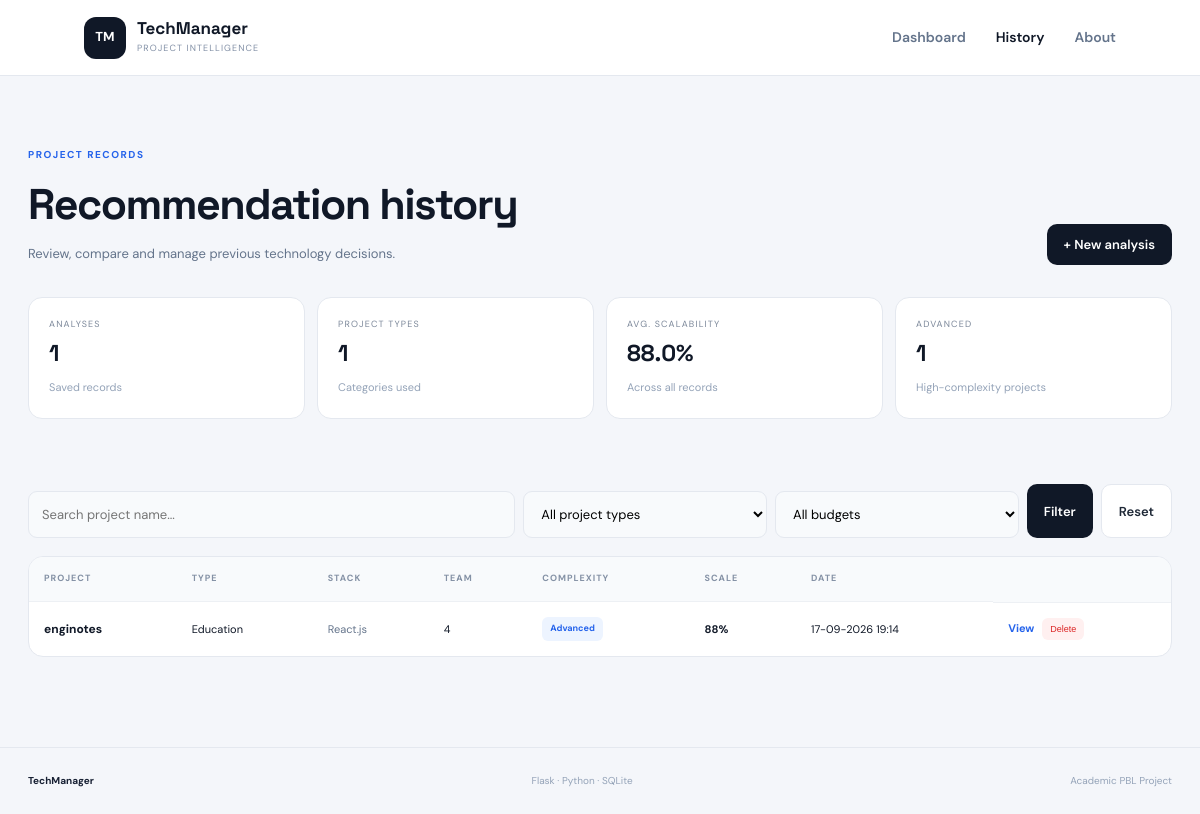
The app's page /history with its own data.
### tables this page shows
CREATE TABLE recommendations (
            id INTEGER PRIMARY KEY AUTOINCREMENT,
            project_name TEXT NOT NULL,
            project_type TEXT NOT NULL,
            team_size INTEGER NOT NULL DEFAULT 1,
            budget TEXT NOT NULL,
            complexity TEXT NOT NULL,
            frontend TEXT NOT NULL,
            backend TEXT NOT NULL,
            database_name TEXT NOT NULL,
            hosting TEXT NOT NULL,
            architecture TEXT NOT NULL,
            scalability INTEGER NOT NULL DEFAULT 0,
            development_time TEXT NOT NULL,
            estimated_cost TEXT NOT NULL,
            created_at TEXT NOT NULL
        );

### app.py (the view)
@app.route("/history")
def history():
    q = request.args.get("q", "").strip()
    project_type = request.args.get("type", "").strip()
    budget = request.args.get("budget", "").strip()
    sql = "SELECT * FROM recommendations WHERE 1=1"
    params = []
    if q:
        sql += " AND project_name LIKE ?"
        params.append(f"%{q}%")
    if project_type:
        sql += " AND project_type = ?"
        params.append(project_type)
    if budget:
        sql += " AND budget = ?"
        params.append(budget)
    sql += " ORDER BY id DESC"
    conn = get_db()
    records = conn.execute(sql, params).fetchall()
    total = conn.execute("SELECT COUNT(*) AS n FROM recommendations").fetchone()["n"]
    avg_scale = conn.execute("SELECT COALESCE(ROUND(AVG(scalability)), 0) AS n FROM recommendations").fetchone()["n"]
    advanced = conn.execute("SELECT COUNT(*) AS n FROM recommendations WHERE complexity='Advanced'").fetchone()["n"]
    distinct_projects = conn.execute("SELECT COUNT(DISTINCT project_type) AS n FROM recommendations").fetchone()["n"]
    conn.close()
    return render_template(
        "history.html",
        records=records,
        total=total,
        avg_scale=avg_scale,
        advanced=advanced,
        distinct_projects=distinct_projects,
        q=q,
        selected_type=project_type,
        selected_budget=budget
    )

### app.py (called while the page is built)
def get_db():
    conn = sqlite3.connect(DATABASE)
    conn.row_factory = sqlite3.Row
    return conn

### templates/history.html (shortened to what this page needs)
<!DOCTYPE html>
<html lang="en">
<head>
    <link rel="stylesheet" href="{{ url_for('static', filename='css/style.css') }}">
</head>
<body>
<nav class="nav">
    <a class="brand" href="/"><span class="brand-mark">TM</span><span><b>TechManager</b><small>PROJECT INTELLIGENCE</small></span></a>
    <div class="nav-links"><a href="/">Dashboard</a><a class="active" href="/history">History</a><a href="/about">About</a></div>
</nav>
<main class="history">
    <div class="page-head">
        <div><span class="eyebrow">PROJECT RECORDS</span><h1>Recommendation history</h1><p>Review, compare and manage previous technology decisions.</p></div>
        <a class="btn btn-dark" href="/">+ New analysis</a>
    </div>
    <section class="metric-grid four">
        <div><small>ANALYSES</small><strong>{{ total }}</strong><span>Saved records</span></div>
        <div><small>PROJECT TYPES</small><strong>{{ distinct_projects }}</strong><span>Categories used</span></div>
        <div><small>AVG. SCALABILITY</small><strong>{{ avg_scale }}%</strong><span>Across all records</span></div>
        <div><small>ADVANCED</small><strong>{{ advanced }}</strong><span>High-complexity projects</span></div>
    </section>
    <form class="filters" method="GET">
        <input name="q" value="{{ q }}" placeholder="Search project name...">
        <select name="type">
            <option value="">All project types</option>
        </select>
        <select name="budget">
            <option value="">All budgets</option>
        </select>
        <button class="btn btn-dark" type="submit">Filter</button>
        <a class="btn btn-light" href="/history">Reset</a>
    </form>
    {% if records %}
    <div class="table-wrap">
        <table>
            <thead><tr><th>PROJECT</th><th>TYPE</th><th>STACK</th><th>TEAM</th><th>COMPLEXITY</th><th>SCALE</th><th>DATE</th><th></th></tr></thead>
            <tbody>
            {% for r in records %}
            <tr>
                <td><strong>{{ r['project_name'] }}</strong></td>
                <td>{{ r['project_type'] }}</td>
                <td><span class="muted-stack">{{ r['frontend'] }}</span></td>
                <td>{{ r['team_size'] }}</td>
                <td><span class="pill">{{ r['complexity'] }}</span></td>
                <td><b>{{ r['scalability'] }}%</b></td>
                <td>{{ r['created_at'] }}</td>
                <td class="actions"><a href="/details/{{ r['id'] }}">View</a><form method="POST" action="/delete/{{ r['id'] }}" onsubmit="return confirm('Delete this record?')"><button>Delete</button></form></td>
            </tr>
            {% endfor %}
            </tbody>
        </table>
    </div>
    {% else %}
    <div class="empty"><h2>No matching analyses</h2><p>Generate a recommendation and it will appear here.</p><a class="btn btn-dark" href="/">Start analysis</a></div>
    {% endif %}
</main>
<footer class="footer"><b>TechManager</b><span>Flask · Python · SQLite</span><span>Academic PBL Project</span></footer>
</body>
</html>

### static/css/style.css (style rules this page uses)
* { box-sizing:border-box;margin:0;padding:0 }
:root { --bg:#f4f6fa;--white:#fff;--ink:#101827;--muted:#64748b;--line:#e4e8ef;--blue:#2563eb;--blue-soft:#edf4ff;--green:#059669 }
body { background:var(--bg);color:var(--ink);font-family:"DM Sans",sans-serif;line-height:1.55 }
h1,h2,h3 { font-family:"Space Grotesk",sans-serif;letter-spacing:-.035em }
a { text-decoration:none;color:inherit }
.nav { height:76px;background:rgba(255,255,255,.94);border-bottom:1px solid var(--line);display:flex;align-items:center;justify-content:space-between;padding:0 max(28px,7%);position:sticky;top:0;z-index:20;backdrop-filter:blur(14px) }
.brand { display:flex;align-items:center;gap:11px }
.brand-mark { height:42px;width:42px;border-radius:12px;background:#101827;color:#fff;display:grid;place-items:center;font-weight:700;font-size:13px }
.brand b { display:block;font-family:"Space Grotesk";font-size:17px;line-height:1.1 }
.brand small { display:block;color:#8290a6;font-size:9px;letter-spacing:.12em;margin-top:4px }
.nav-links { display:flex;gap:30px }
.nav-links a { color:#64748b;font-size:14px;font-weight:600 }
.nav-links a.active,.nav-links a:hover { color:#101827 }
main { max-width:1200px;margin:auto;padding:0 28px }
.eyebrow { display:inline-block;color:var(--blue);font-size:10px;font-weight:700;letter-spacing:.15em }
.btn { border:0;border-radius:10px;padding:12px 17px;font:600 13px "DM Sans";display:inline-flex;align-items:center;justify-content:center;gap:10px;cursor:pointer;transition:.18s }
.btn-dark { background:#101827;color:#fff }
.btn-light { background:#fff;border:1px solid var(--line);color:#1f2937 }
.stats>div,.metric-grid>div { background:#fff;border:1px solid var(--line);border-radius:14px;padding:20px }
.stats small,.metric-grid small { display:block;color:#7b8799;font-size:9px;letter-spacing:.13em }
.stats span,.metric-grid span { font-size:11px;color:#94a3b8 }
.analysis-form input,.analysis-form select,.filters input,.filters select { width:100%;margin-top:7px;border:1px solid var(--line);background:#f8fafc;border-radius:9px;padding:13px;font:400 13px "DM Sans";outline:0 }
.type-pill,.pill { display:inline-block;background:var(--blue-soft);color:var(--blue);font-size:9px;font-weight:700;padding:5px 8px;border-radius:6px }
.footer { max-width:1200px;margin:auto;padding:25px 28px;border-top:1px solid var(--line);display:flex;justify-content:space-between;color:#94a3b8;font-size:10px }
.footer b { color:#172033 }
.report,.history { padding-top:65px;padding-bottom:90px }
.report-head,.page-head { display:flex;justify-content:space-between;align-items:end;gap:20px;margin-bottom:35px }
.report-head h1,.page-head h1 { font-size:43px;margin:6px 0 }
.report-head p,.page-head p { color:var(--muted);font-size:13px }
.metric-grid { display:grid;grid-template-columns:repeat(4,1fr);gap:12px;margin-bottom:65px }
.metric-grid strong { display:block;font:700 23px "Space Grotesk";margin:6px 0 }
.page-head { margin-bottom:32px }
.filters { display:grid;grid-template-columns:2fr 1fr 1fr auto auto;gap:8px;margin-bottom:18px }
.table-wrap { background:#fff;border:1px solid var(--line);border-radius:15px;overflow:auto }
table { width:100%;border-collapse:collapse;min-width:1050px }
th { text-align:left;background:#f8fafc;color:#8491a5;font-size:9px;letter-spacing:.11em;padding:15px }
td { border-top:1px solid #edf0f4;padding:15px;font-size:11px }
td strong { font-size:12px }
.muted-stack { color:#64748b }
.actions { display:flex;align-items:center;gap:8px }
.actions a { color:var(--blue);font-weight:700 }
.actions button { border:0;background:#fff0f0;color:#dc2626;padding:6px 8px;border-radius:6px;font-size:9px;cursor:pointer }

### records on screen
recommendations: project_name "enginotes", project_type "Education", frontend "React.js", team_size "4", complexity "Advanced", scalability "88", created_at "17-09-2026 19:14"

### other values on screen
{{ total }} "1"
{{ distinct_projects }} "1"
{{ avg_scale }} "88.0"
{{ advanced }} "1"
